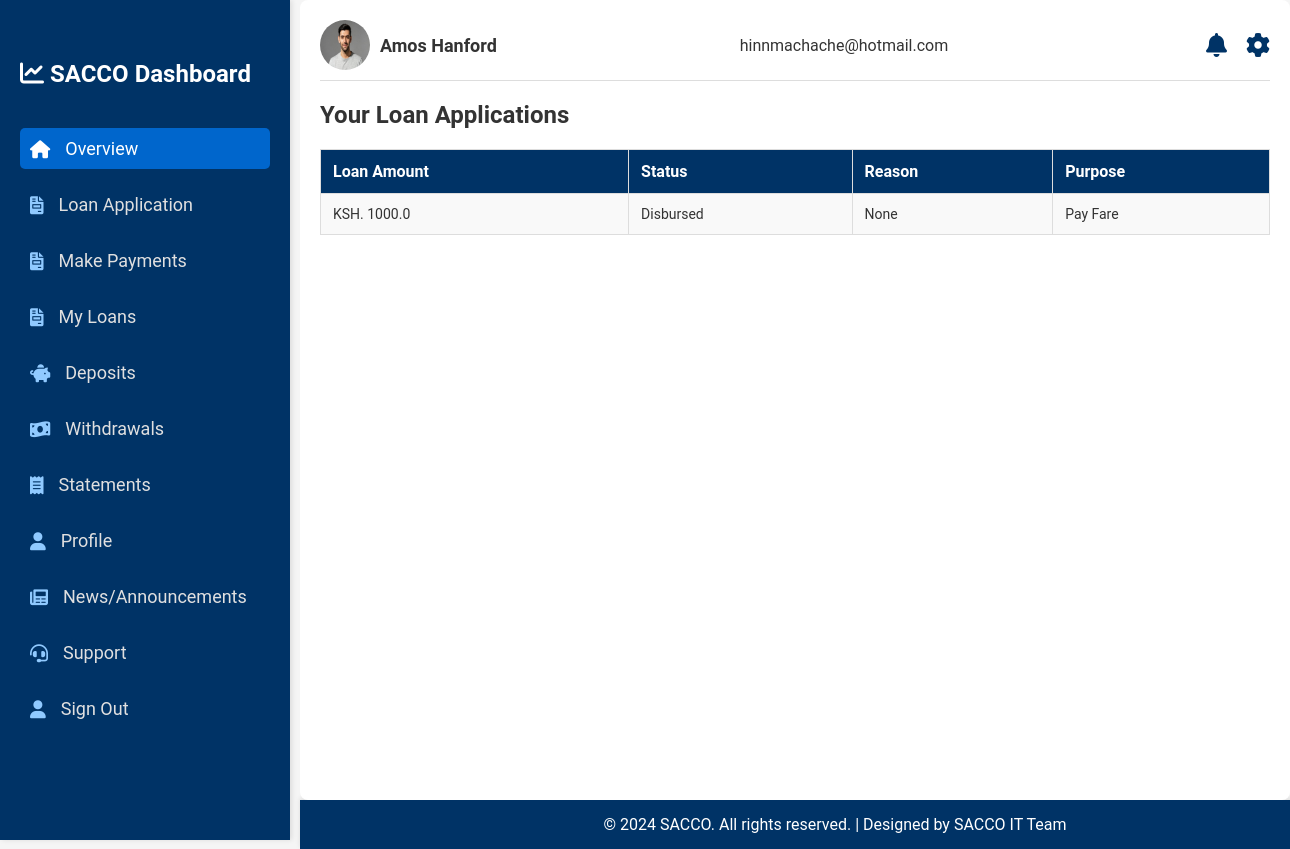
Page /loan_application_status (signed in) on the earlier database version.
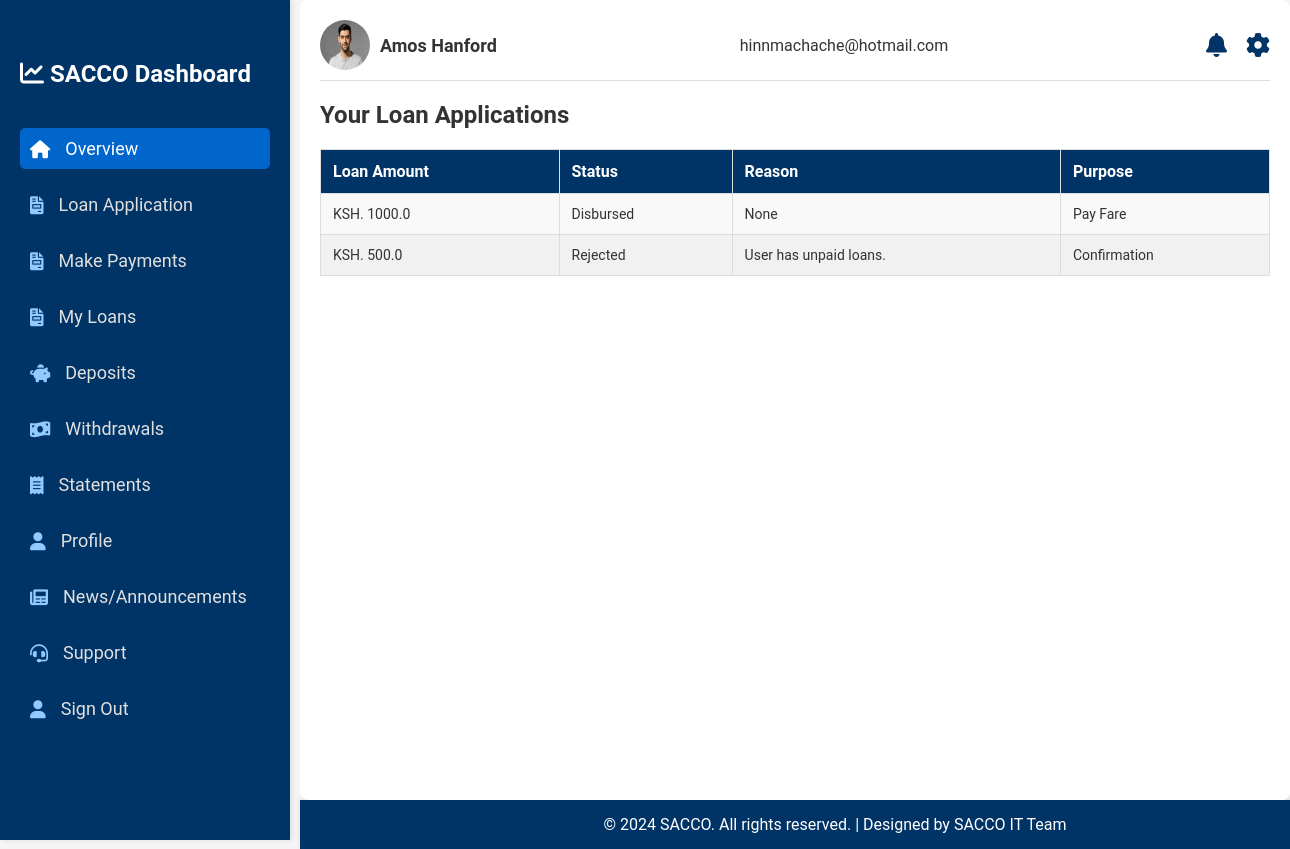
Same page on the later database version.
### main_app/models.py (models this page shows, shortened)
class Loan(db.Model):
    id = db.Column(db.Integer, primary_key=True)
    user_id = db.Column(db.String(10), db.ForeignKey('user.user_id'), nullable=False)
    loan_amount = db.Column(db.Float, nullable=False)
    status = db.Column(db.String(20), nullable=False, default='Pending')
    rejection_reason = db.Column(db.String(120), nullable=True)
    loan_term = db.Column(db.Integer, nullable=False)
    interest_rate = db.Column(db.Float, nullable=False)  # Annual interest rate
    total_amount_due = db.Column(db.Float, nullable=False, default=0.0)  # Amount after interest
    monthly_payment = db.Column(db.Float, nullable=False, default=0.0)  # Payment With interest
    purpose = db.Column(db.String(120), nullable=False)
    start_date = db.Column(db.DateTime, nullable=False, default=datetime.now())
    next_due_date = db.Column(db.DateTime, nullable=False)
    penalty = db.Column(db.Float, nullable=False, default=0.0)  # Add a penalty field
    loan_user = db.relationship('User', back_populates='personal_loan', lazy=True)
    transactions = db.relationship('Transaction', back_populates='loan', lazy=True)
    disbursement = db.relationship('Disbursement', back_populates='loan', lazy=True)
    repayment = db.relationship('Repayment', back_populates='loan', lazy=True)

### main_app/routes.py (the view)
@app.route('/loan_application_status')
@login_required
def loan_application_status():
    loans = Loan.query.filter_by(user_id=current_user.user_id).all()
    return render_template('user/loan_status.html', loans=loans)

### main_app/models.py (called while the page is built)
@login_manager.user_loader
def load_user(user_id):
    user_id = str(user_id)
    if user_id.startswith('user_'):
        return User.query.get(user_id)
    elif user_id.startswith('admin_'):
        return Admin.query.get(user_id)
    return None  # Return None if no user/admin is found

### main_app/templates/user/loan_status.html
{% extends "user/layout.html" %}
{% block content %}
<div class="recent-deposits">
    <h2>Your Loan Applications</h2>
    <table class="deposit-history">
        <thead>
            <tr>
                <th>Loan Amount</th>
                <th>Status</th>
                <th>Reason</th>
                <th>Purpose</th>
            </tr>
        </thead>
        <tbody>
            <ul>
                {% for loan in loans %}
                <tr>
                    {% if loan.rejection_reason %}
                    <td>KSH. {{ loan.loan_amount }}</td>
                    <td>{{ loan.status }}</td>
                    <td>{{ loan.rejection_reason }}</td>
                    <td>{{ loan.purpose }}</td>
                    {% else %}
                    <td>KSH. {{ loan.loan_amount }}</td>
                    <td>{{ loan.status }}</td>
                    <td>{{ loan.rejection_reason }}</td>
                    <td>{{ loan.purpose }}</td>
                    {% endif %}
                </tr>
                {% endfor %}
            </ul>
        </tbody>
    </table>
</div>
{% endblock %}

Differences in the rows shown:
added Loan: loan_amount "500.0", status "Rejected", rejection_reason "User has unpaid loans.", purpose "Confirmation"
